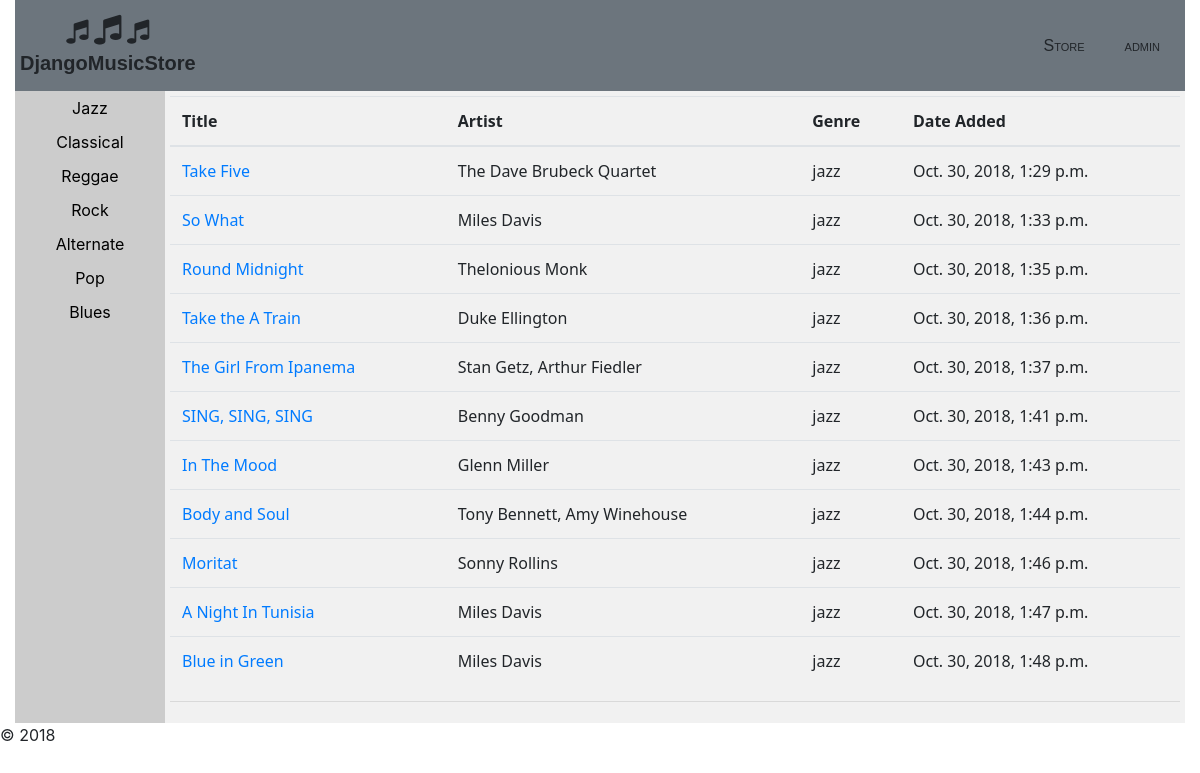
Screenshot of /store/jazz/ with the database file from the repository.
### store/models.py (models this page shows, shortened)
class Music(models.Model):
    GENRE_CHOICES = (
        ('jazz', 'Jazz'),
        ('classical', 'Classical'),
        ('reggae', 'Reggae'),
        ('rock', 'Rock'),
        ('metal', 'Metal'),
        ('alternative', 'Alternative'),
        ('latin', 'Latin'),
        ('disco', 'Disco'),
        ('pop', 'Pop'),
        ('blues', 'Blues')
    )
    song_title = models.CharField(max_length=500, default=None)
    artist = models.CharField(max_length=200, default=None)
    song_url = models.CharField(max_length=1000, default=None)
    genre = models.CharField(max_length=50, choices = GENRE_CHOICES, default=None)
    created = models.DateTimeField(auto_now_add=True)

### store/views.py (the view)
# urls.py: path('store/<genre>/', views.genre.as_view()),
class genre(ListView):
    model = Music
    context_object_name = 'music_list'
    template_name = 'store/genre.html'
    def get_queryset(self):
        genre = self.kwargs['genre']
        return Music.objects.filter(genre=genre)

### store/templates/store/genre.html (shortened to what this page needs)
{% extends "store/layout.html" %}
{% block content %}
    {% if music_list %}
        <table class="table table-responsive w-100 d-block d-md-table">
            <thead>
            <tr>
                <th>Title</th>
                <th>Artist</th>
                <th>Genre</th>
                <th>Date Added</th>
            </tr>
            </thead>
            <tbody>
            {% for music in music_list %}
                <tr>
                    <td><a href="play/?songid={{ music.id }}">{{ music.song_title }}</a></td>
                    <td>{{ music.artist }}</td>
                    <td>{{ music.genre }}</td>
                    <td>{{ music.created }}</td>
                </tr>
            {% endfor %}
            </tbody>
        </table>
    {% else %}
        <p>No messages have been logged. Use the.</p>
    {% endif %}
{% endblock %}

### store/templates/store/layout.html (shortened to what this page needs)
<!DOCTYPE html>
<html>
    <head>
        {% load static %}
        <link rel="stylesheet" type="text/css" href="{% static 'store/site.css' %}" />
        <link rel="stylesheet" type="text/css" href="https://stackpath.bootstrapcdn.com/bootstrap/4.1.3/css/bootstrap.min.css">
        <link rel="stylesheet" type="text/css" href="https://stackpath.bootstrapcdn.com/font-awesome/4.7.0/css/font-awesome.min.css" />
    </head>
    <body>
        <div class="container-fluid">
            <nav class="nav-bar bg-secondary">
                <a href="{% url 'store' %}" class="navbar-brand d-flex flex-column">
                    <div class="float-left mx-auto">
                        <i class="fa fa-music" style="font-size: 26px"></i>
                        <i class="fa fa-music" style="font-size: 32px"></i>
                        <i class="fa fa-music" style="font-size: 26px"></i>
                    </div>
                    <p class="mx-auto my-0">DjangoMusicStore</p>
                </a>
                <ul>
                    <li><a href="{% url 'store' %}" class="navbar-item">Store</a></li>
                    <li><a href="{% url 'admin:index' %}" class="navbar-item">admin</a></li>
                </ul>
            </nav>
            <section class="d-flex h-100">
                <aside>
                    <ul>
                        <li><a href="/store/jazz" class="">Jazz</a></li>
                        <li><a href="/store/classical" class="">Classical</a></li>
                        <li><a href="/store/reggae" class="">Reggae</a></li>
                        <li><a href="/store/rock" class="">Rock</a></li>
                        <li><a href="/store/alternate" class="">Alternate</a></li>
                        <li><a href="/store/pop" class="">Pop</a></li>
                        <li><a href="/store/blues" class="">Blues</a></li>
                    </ul>
                </aside>
                <article class="body-content h-100">
                    {% block content %}
                    {% endblock %}
                    <hr />
                </article>
            </section>
        </div>
        <footer class="">
                <p>&copy; 2018</p>
        </footer>
    </body>
</html>

### store/static/store/site.css (style rules this page uses)
body, html { height: 100%; }
.nav-bar { display: flex; justify-content: space-between; font-size: 1em; font-family: 'Trebuchet MS', 'Lucida Sans Unicode', 'Lucida Grande', 'Lucida Sans', Arial, sans-serif; padding: 8px 5px 8px 5px; }
.nav-bar ul { display: flex; margin: 0; justify-content: flex-end; }
.nav-bar ul li { display: flex; list-style-type: none; }
.navbar-brand { font-size: 1.2em; font-weight: 600; color: inherit; }
a.navbar-item { font-variant: small-caps; display:block; margin-top: auto; margin-bottom: auto; padding: 5px 20px; text-decoration: none; color: inherit; }
section { display: block; }
section aside { width: 150px; background: #ccc; padding: 0px; }
section aside ul { list-style-type: none; padding: 0; }
section aside ul a { display: block; margin: 0; padding: 5px 0; text-align: center; text-decoration: none; color: #000; }
section article { flex: auto; padding: 20px; background-color: #f1f1f1; height: 300px; }
.body-content { padding: 5px; font-family:'Segoe UI', Tahoma, Geneva, Verdana, sans-serif; }
.message_list th,td { text-align: left; padding-right: 15px; }

### rows the page displays
Music: song_title "Take Five", artist "The Dave Brubeck Quartet", genre "jazz", created "Oct. 30, 2018, 1:29 p.m."
Music: song_title "So What", artist "Miles Davis", genre "jazz", created "Oct. 30, 2018, 1:33 p.m."
Music: song_title "Round Midnight", artist "Thelonious Monk", genre "jazz", created "Oct. 30, 2018, 1:35 p.m."
Music: song_title "Take the A Train", artist "Duke Ellington", genre "jazz", created "Oct. 30, 2018, 1:36 p.m."
Music: song_title "The Girl From Ipanema", artist "Stan Getz, Arthur Fiedler", genre "jazz", created "Oct. 30, 2018, 1:37 p.m."
Music: song_title "SING, SING, SING", artist "Benny Goodman", genre "jazz", created "Oct. 30, 2018, 1:41 p.m."
Music: song_title "In The Mood", artist "Glenn Miller", genre "jazz", created "Oct. 30, 2018, 1:43 p.m."
Music: song_title "Body and Soul", artist "Tony Bennett, Amy Winehouse", genre "jazz", created "Oct. 30, 2018, 1:44 p.m."
Music: song_title "Moritat", artist "Sonny Rollins", genre "jazz", created "Oct. 30, 2018, 1:46 p.m."
Music: song_title "A Night In Tunisia", artist "Miles Davis", genre "jazz", created "Oct. 30, 2018, 1:47 p.m."
Music: song_title "Blue in Green", artist "Miles Davis", genre "jazz", created "Oct. 30, 2018, 1:48 p.m."
